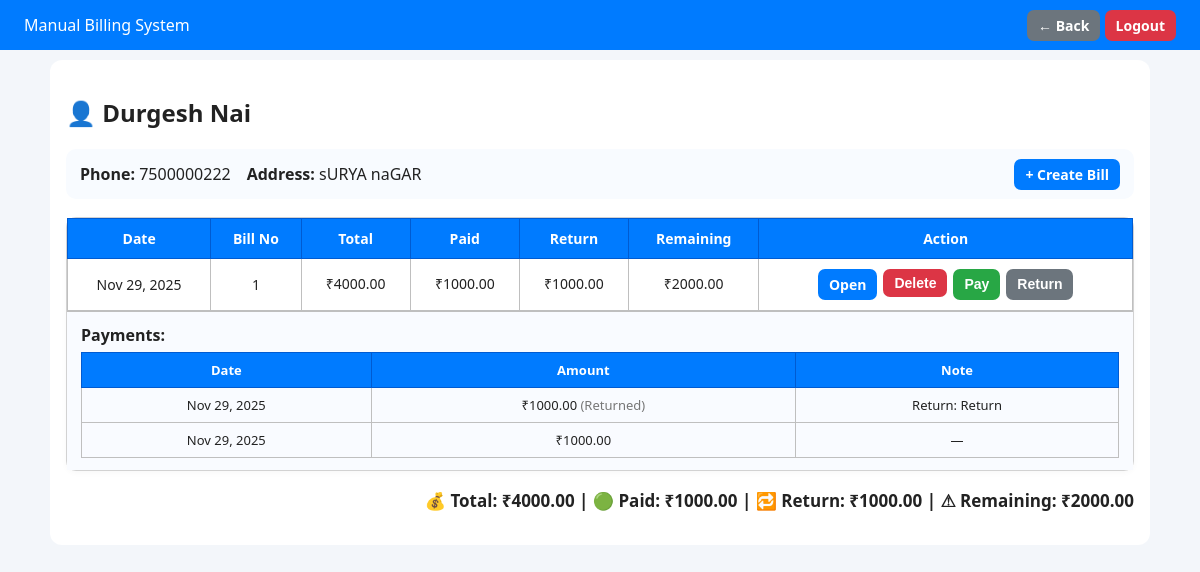
/customer/28/ (signed in), run on the app's committed database.
### bills/models.py (models this page shows, shortened)
class Customer(models.Model):
    name = models.CharField(max_length=200, unique=True)
    phone = models.CharField(max_length=15, blank=True, null=True)
    address = models.TextField(blank=True, null=True)
    created_at = models.DateTimeField(auto_now_add=True)
    total_amount = models.DecimalField(max_digits=12, decimal_places=2, default=Decimal('0.00'))
    paid_amount = models.DecimalField(max_digits=12, decimal_places=2, default=Decimal('0.00'))
    remaining_amount = models.DecimalField(max_digits=12, decimal_places=2, default=Decimal('0.00'))
    class Meta:
        ordering = ['name']

class Bill(models.Model):
    customer = models.ForeignKey(Customer, on_delete=models.SET_NULL, null=True, blank=True)
    customer_name = models.CharField(max_length=255, blank=True, null=True)
    phone = models.CharField(max_length=20, blank=True, null=True)
    date = models.DateField(default=timezone.now)
    bill_no = models.IntegerField(default=1)
    packing_qty = models.IntegerField(blank=True, null=True)
    packing_rate = models.DecimalField(max_digits=10, decimal_places=2, blank=True, null=True)
    packing_reason = models.CharField(max_length=255, blank=True, null=True)
    extra_reason = models.CharField(max_length=255, blank=True, null=True)
    extra_amount = models.DecimalField(max_digits=10, decimal_places=2, default=0)
    total_amount = models.DecimalField(max_digits=12, decimal_places=2, default=0)
    paid_amount = models.DecimalField(max_digits=12, decimal_places=2, default=0)
    returned_amount = models.DecimalField(max_digits=12, decimal_places=2, default=0)
    is_paid = models.BooleanField(default=False)
    paid_date = models.DateTimeField(null=True, blank=True)
    paid_by = models.ForeignKey(settings.AUTH_USER_MODEL, null=True, blank=True, on_delete=models.SET_NULL)
    class Meta:
        ordering = ['-date', '-bill_no']

class Payment(models.Model):
    bill = models.ForeignKey(Bill, related_name='payments', on_delete=models.CASCADE)
    amount = models.DecimalField(max_digits=12, decimal_places=2)
    date = models.DateField(default=timezone.now)
    note = models.CharField(max_length=200, blank=True, null=True)

### bills/views.py (the view)
# urls.py: path('customer/<int:customer_id>/', views.customer_detail, name='customer_detail'),
@login_required
def customer_detail(request, customer_id):
    customer = get_object_or_404(Customer, id=customer_id)
    bills_qs = Bill.objects.filter(customer=customer).order_by('-date', '-bill_no')
    bills = []
    total_amt = total_paid = total_return = total_rem = Decimal('0.00')
    for b in bills_qs:
        total = Decimal(str(b.total_amount or 0))
        positive_paid = b.payments.filter(amount__gt=0).aggregate(sum=Sum("amount"))['sum'] or Decimal('0')
        returns_total = abs(b.payments.filter(amount__lt=0).aggregate(sum=Sum("amount"))['sum'] or Decimal('0'))
        remaining = max(total - positive_paid - returns_total, 0)
        b.amount_display = total
        b.paid_display = positive_paid
        b.return_display = returns_total        # 🔥 सही variable
        b.remaining_display = remaining
        bills.append(b)
        total_amt += total
        total_paid += positive_paid
        total_return += returns_total
        total_rem += remaining
    return render(request, "bills/customer_detail.html", {
        "customer": customer,
        "bills": bills,
        "total_amount": total_amt,
        "total_paid": total_paid,
        "total_return": total_return,     # 🔥 summary में भी भेजा
        "total_remaining": total_rem,
    })

### bills/templates/bills/customer_detail.html (shortened to what this page needs)
<!DOCTYPE html>
<html lang="en">
<head>
</head>
<body>
<div class="navbar">
  Manual Billing System
  <div>
    <a href="{% url 'view_customers' %}" class="btn btn-secondary">← Back</a>
    <a href="{% url 'logout' %}" class="btn btn-danger">Logout</a>
  </div>
</div>
<div class="container">
<h2>👤 {{ customer.name }}</h2>
<div class="header-card">
  <div><b>Phone:</b> {{ customer.phone|default:"—" }}</div>
  <div><b>Address:</b> {{ customer.address|default:"—" }}</div>
  <div style="margin-left:auto">
    <a href="{% url 'create_bill' %}?customer={{ customer.name|urlencode }}" class="btn btn-primary">+ Create Bill</a>
  </div>
</div>
{% if bills %}
  {% for b in bills %}
  <div class="bill-card">
    <table class="bill-header-table">
      <thead>
        <tr>
          <th>Date</th>
          <th>Bill No</th>
          <th>Total</th>
          <th>Paid</th>
          <th>Return</th>
          <th>Remaining</th>
          <th>Action</th>
        </tr>
      </thead>
      <tbody>
        <tr>
          <td>{{ b.date|date:"M d, Y" }}</td>
          <td>{{ b.bill_no }}</td>
          <td>₹{{ b.amount_display|floatformat:2 }}</td>
          <td>₹{{ b.paid_display|floatformat:2 }}</td>
          <td>₹{{ b.return_display|floatformat:2 }}</td>
          <td>₹{{ b.remaining_display|floatformat:2 }}</td>
          <td>
            <div class="actions">
              <a href="{% url 'generate_bill' b.id %}" class="btn btn-primary btn-sm">Open</a>
              <form method="post" action="{% url 'delete_bill' b.id %}">
                <button class="btn btn-danger btn-sm" onclick="return confirm('Delete Bill?')">Delete</button>
              </form>
              {% if b.remaining_display > 0 %}
                <button class="btn btn-paid btn-sm" onclick="openPayModal('{{ b.id }}','{{ b.remaining_display }}','{{ b.bill_no }}')">Pay</button>
              {% else %}
                <span class="badge-paid">Paid</span>
              {% endif %}
              <button class="btn btn-secondary btn-sm" onclick="openRefundModal('{{ b.id }}','{{ b.bill_no }}','{{ b.remaining_display }}')">Return</button>
            </div>
          </td>
        </tr>
      </tbody>
    </table>
    <div class="payments-wrap">
      <div class="payments-title">Payments:</div>
      <table class="payments-table">
        <thead>
          <tr><th>Date</th><th>Amount</th><th>Note</th></tr>
        </thead>
        <tbody>
        {% for p in b.payments.all %}
          <tr>
            <td>{{ p.date|date:"M d, Y" }}</td>
            <td>
              {% if p.amount < 0 %}
                ₹{{ p.amount|floatformat:2|cut:"-" }} <span class="muted">(Returned)</span>
              {% else %}
                ₹{{ p.amount|floatformat:2 }}
              {% endif %}
            </td>
            <td>{{ p.note|default:"—" }}</td>
          </tr>
        {% empty %}
          <tr><td colspan="3" class="muted">No payments found</td></tr>
        {% endfor %}
        </tbody>
      </table>
    </div>
  </div>
  {% endfor %}
  <h3 style="text-align:right; font-size:17px; margin-top:12px">
    💰 Total: ₹{{ total_amount|floatformat:2 }} |
    🟢 Paid: ₹{{ total_paid|floatformat:2 }} |
    🔁 Return: ₹{{ total_return|floatformat:2 }} |
    ⚠ Remaining: ₹{{ total_remaining|floatformat:2 }}
  </h3>
{% else %}
  <p class="muted">No bills found.</p>
{% endif %}
</div>
</body>
</html>

### bills/templates/bills/customer_detail.html (style rules this page uses)
:root { --blue:#007bff; --danger:#dc3545; --green:#28a745; --muted:#777; --card-bg:#f8fbff; --page-bg:#f3f6fa; }
body { font-family:"Segoe UI"; background:var(--page-bg); margin:0; color:#222 }
.navbar { background:var(--blue); color:#fff; padding:14px 24px; display:flex; justify-content:space-between; align-items:center; flex-wrap:wrap }
.container { width:100%; max-width:1100px; margin:10px auto; background:#fff; border-radius:12px; padding:16px; box-sizing:border-box; }
.header-card { background:var(--card-bg); padding:14px; border-radius:10px; display:flex; gap:16px; flex-wrap:wrap; margin-bottom:18px; }
.bill-card { background:#ffffff; border-radius:10px; border:1px solid #d2d2d2; margin-bottom:18px; box-shadow:0 2px 6px rgba(0,0,0,.03); }
.bill-header-table { width:100%; border-collapse:collapse; }
.bill-header-table thead th { background:var(--blue); color:#fff; padding:10px; text-align:center; font-size:14px; border:1px solid #005bd1; }
.bill-header-table tbody td { border:1px solid #bfbfbf; padding:10px; text-align:center; font-size:14px; }
.bill-header-table tbody td:nth-child(3), .bill-header-table tbody td:nth-child(4), .bill-header-table tbody td:nth-child(5), .bill-header-table tbody td:nth-child(6) { max-width: 72px; word-break: break-word; white-space: normal; line-height: 1.25rem; }
.payments-wrap { background:#f9fbff; border-top:1px solid #bfbfbf; padding:12px 14px; }
.payments-title { font-weight:600; margin-bottom:6px; }
.payments-table { width:100%; border-collapse:collapse; font-size:13px }
.payments-table thead th { background:var(--blue); color:#fff; padding:8px; text-align:center; border:1px solid #005bd1; }
.payments-table tbody td { border:1px solid #bfbfbf; padding:8px; text-align:center; }
.btn { padding:6px 11px; border-radius:7px; text-decoration:none; font-weight:600; cursor:pointer; color:#fff; font-size:14px; border:none }
.btn-primary { background:var(--blue) }
.btn-danger { background:var(--danger) }
.btn-secondary { background:#6c757d }
.btn-paid { background:var(--green) }
.muted { color:var(--muted) }
.actions { display:flex;gap:6px;justify-content:center;flex-wrap:wrap }

### data on the page
Customer: name "Durgesh Nai", phone "7500000222", address "sURYA naGAR"
Bill: date "Nov 29, 2025", bill_no "1", amount_display "4000.00", paid_display "1000.00", return_display "1000.00", remaining_display "2000.00"
Payment: date "Nov 29, 2025", amount "1000.00", note "Return: Return"
Payment: date "Nov 29, 2025", amount "1000.00", note "—"

### other printed values
{{ total_amount|floatformat:2 }} "4000.00"
{{ total_paid|floatformat:2 }} "1000.00"
{{ total_return|floatformat:2 }} "1000.00"
{{ total_remaining|floatformat:2 }} "2000.00"
